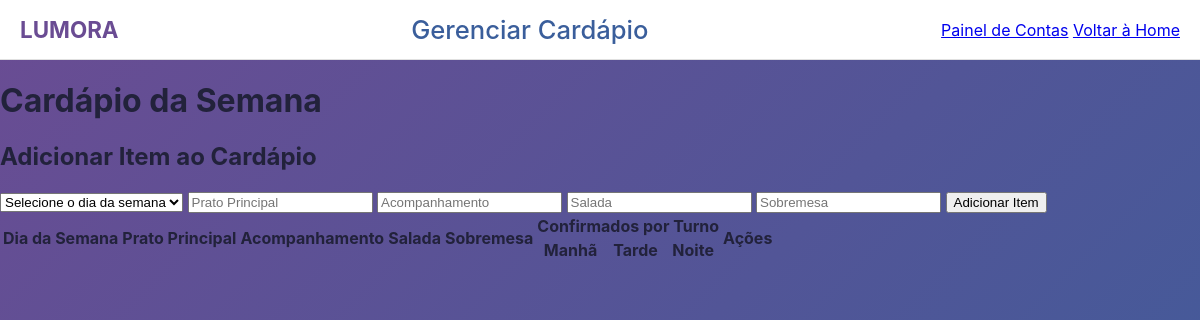
The page /gerenciar_cardapio.php (signed in) on the database as committed earlier.
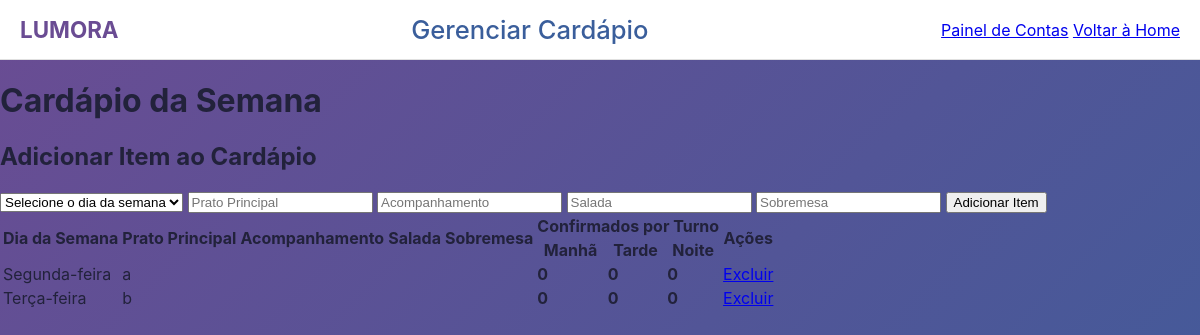
The same page on the database as committed later.
### tables this page shows
CREATE TABLE IF NOT EXISTS `tb_cardapio` (
  `id` int NOT NULL AUTO_INCREMENT,
  `dia_semana` enum('Segunda-feira','Terça-feira','Quarta-feira','Quinta-feira','Sexta-feira') NOT NULL,
  `prato_principal` varchar(255) NOT NULL,
  `acompanhamento` varchar(255) DEFAULT NULL,
  `salada` varchar(255) DEFAULT NULL,
  `sobremesa` varchar(255) DEFAULT NULL,
  PRIMARY KEY (`id`)
);

### conexao/conexao.php (called while the page is built, shortened)
<?php
class BancodeDados {
    private $host = "localhost";
    private $user = "root";
    private $senha = "";
    private $banco = "gestao_merenda";
	public function conecta(){
        $this->con = mysqli_connect($this->host, $this->user, $this->senha, $this->banco);
    }
}
?>

### gerenciar_cardapio.php (the view, shortened to what this page needs)
<?php
require_once('conexao/conexao.php');
$mysql = new BancodeDados();
$mysql->conecta();
$diasSemana = ['Segunda-feira', 'Terça-feira', 'Quarta-feira', 'Quinta-feira', 'Sexta-feira'];
$turnos = ['Manhã', 'Tarde', 'Noite'];
$contagemConfirmacoes = [];
foreach ($diasSemana as $dia) {
    foreach ($turnos as $turno) {
        $contagemConfirmacoes[$dia][$turno] = 0;
    }
}
?>
<!DOCTYPE html>
<html lang="pt-br">
<head>
    <link rel="stylesheet" href="css/painelstyle.css">
    <link rel="stylesheet" href="https://cdnjs.cloudflare.com/ajax/libs/font-awesome/6.0.0-beta3/css/all.min.css">
</head>
<body class="body-admin-panel">
    <header class="cabecalho-fixo">
        <div class="logo">
            <a href="index.php"><span>LUMORA</span></a>
        </div>
        <div class="titulo-app">
            <h1>Gerenciar Cardápio</h1>
        </div>
        <div class="menu-container">
             <?php if ($_SESSION['nivel'] === 'admin'): ?>
                <a href="painel_contas.php" class="btn-panel-secondary">Painel de Contas</a>
             <?php endif; ?>
             <a href="index.php" class="btn-panel-secondary">Voltar à Home</a>
        </div>
    </header>
    <div class="admin-panel-container">
        <h1>Cardápio da Semana</h1>
        <div class="cardapio-form">
            <h2>Adicionar Item ao Cardápio</h2>
            <form action="processar_cardapio.php?acao=adicionar" method="post">
                <select name="dia_semana" required>
                    <option value="">Selecione o dia da semana</option>
                </select>
                <input type="text" name="prato_principal" placeholder="Prato Principal" required>
                <input type="text" name="acompanhamento" placeholder="Acompanhamento">
                <input type="text" name="salada" placeholder="Salada">
                <input type="text" name="sobremesa" placeholder="Sobremesa">
                <input type="submit" value="Adicionar Item" class="btn-panel-primary">
            </form>
        </div>
        <div class="table-responsive-panel">
            <table class="product-data-table">
                <thead>
                    <tr>
                        <th rowspan="2">Dia da Semana</th>
                        <th rowspan="2">Prato Principal</th>
                        <th rowspan="2">Acompanhamento</th>
                        <th rowspan="2">Salada</th>
                        <th rowspan="2">Sobremesa</th>
                        <th colspan="3">Confirmados por Turno</th>
                        <th rowspan="2">Ações</th>
                    </tr>
                    <tr>
                        <th>Manhã</th>
                        <th>Tarde</th>
                        <th>Noite</th>
                    </tr>
                </thead>
                <tbody>
                    <?php
                    $sql_cardapio = "SELECT * FROM tb_cardapio ORDER BY FIELD(dia_semana, 'Segunda-feira', 'Terça-feira', 'Quarta-feira', 'Quinta-feira', 'Sexta-feira')";
                    $query_cardapio = mysqli_query($mysql->con, $sql_cardapio);
                    while ($dados = mysqli_fetch_array($query_cardapio)) :
                        $dia = $dados['dia_semana'];
                    ?>
                        <tr>
                            <td><?php echo htmlspecialchars($dados['dia_semana']); ?></td>
                            <td><?php echo htmlspecialchars($dados['prato_principal']); ?></td>
                            <td><?php echo htmlspecialchars($dados['acompanhamento']); ?></td>
                            <td><?php echo htmlspecialchars($dados['salada']); ?></td>
                            <td><?php echo htmlspecialchars($dados['sobremesa']); ?></td>
                            <td><strong><?php echo $contagemConfirmacoes[$dia]['Manhã']; ?></strong></td>
                            <td><strong><?php echo $contagemConfirmacoes[$dia]['Tarde']; ?></strong></td>
                            <td><strong><?php echo $contagemConfirmacoes[$dia]['Noite']; ?></strong></td>
                            <td class="actions-cell">
                                <a href="processar_cardapio.php?acao=excluir&id=<?php echo $dados['id']; ?>" onclick="return confirm('Tem certeza que deseja excluir este item?');" class="btn-panel-danger btn-sm">Excluir</a>
                            </td>
                        </tr>
                    <?php endwhile; ?>
                </tbody>
            </table>
        </div>
    </div>
</body>
</html>

### css/painelstyle.css (style rules this page uses)
body { margin: 0; padding: 0; font-family: -apple-system, BlinkMacSystemFont, 'Segoe UI', Roboto, 'Helvetica Neue', Arial, sans-serif; color: #22223B; padding-top: 60px; display: flex; flex-direction: column; min-height: 100vh; background: linear-gradient(135deg, #6A4C93, #3A5E9B); }
.cabecalho-fixo { position: fixed; top: 0; left: 0; width: 100%; height: 60px; background-color: #ffffff; border-bottom: 1px solid #e0e0e0; display: flex; justify-content: space-between; align-items: center; padding: 0 20px; z-index: 1000; box-sizing: border-box; }
.cabecalho-fixo .logo a { text-decoration: none; }
.cabecalho-fixo .logo span { font-size: 1.4em; font-weight: bold; color: #6A4C93; }
.cabecalho-fixo .titulo-app h1 { font-size: 1.6em; margin: 0; color: #3A5E9B; font-weight: 500; }

Rows that differ between the two databases and show on the page:
added tb_cardapio: dia_semana "Segunda-feira", prato_principal "a", dia_semana "0"
added tb_cardapio: dia_semana "Terça-feira", prato_principal "b", dia_semana "0"
